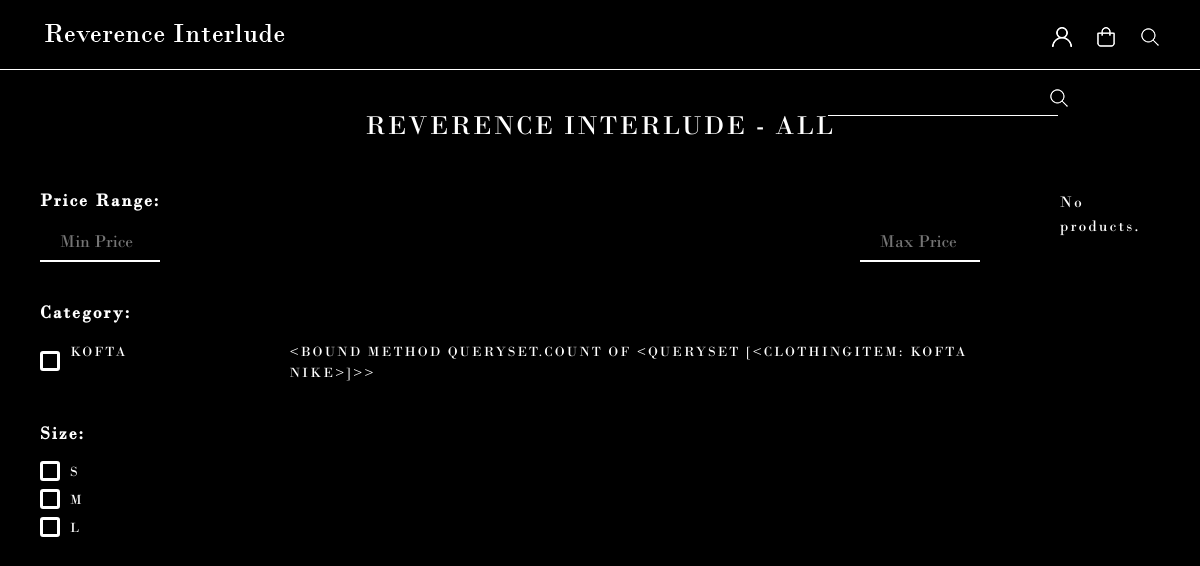
The app's page /, older data.
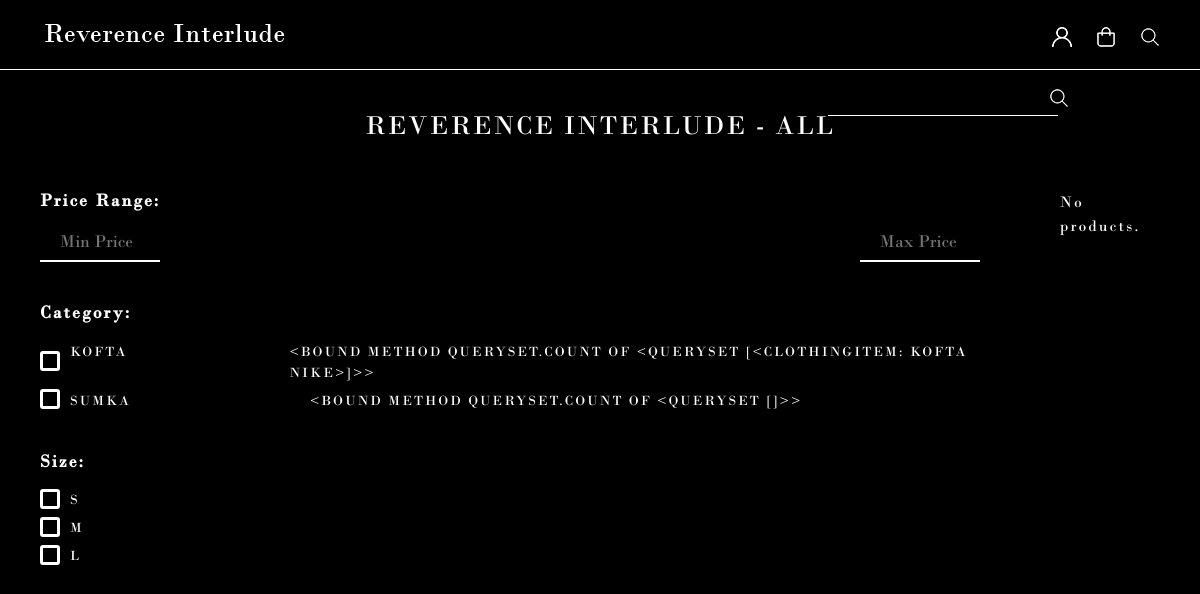
The same page, newer data.
### main/models.py (models this page shows, shortened)
class Category(models.Model):
    name = models.CharField(max_length=255, unique=True)
    slug = models.SlugField(unique=True)
    class Meta:
        ordering = ['name']
        indexes = [models.Index(fields=['name'])]
        verbose_name = 'category'
        verbose_name_plural = 'categories'
    def get_item_count(self):
        return ClothingItem.objects.filter(category = self).count

class ClothingItem(models.Model):
    name = models.CharField(max_length=255)
    slug = models.SlugField(unique=True)
    available = models.BooleanField(default=True)
    sizes = models.ManyToManyField(Size, through='ClothingItemSize',
                                related_name='clothing_item', blank=True)
    category = models.ForeignKey(Category, on_delete=models.CASCADE , related_name='clothing_items')
    description = models.TextField(max_length=500, blank=True)
    image = models.ImageField(upload_to='procuct/%Y/%m/%d' ,blank=True)
    created_at = models.DateTimeField(auto_now_add= True, null = True)
    updated_at = models.DateTimeField(auto_now=True, )
    price = models.DecimalField(max_digits=20, decimal_places=2)
    discount = models.DecimalField(max_digits=5,decimal_places=2)
    def __str__(self):
        return self.name

class Size(models.Model):
    name = models.CharField(max_length=10, unique=True)

### main/views.py (the view)
# urls.py: path('', CatalogView.as_view(), name = 'catalog'),
class CatalogView(ListView):
    model = ClothingItem
    template_name = 'main/product/list.html'
    context_object_name = 'cloting_items'
    def get_queryset(self):
        queryset = super().get_queryset()
        category_slugs= self.request.GET.getlist('category')
        size_names = self.request.GET.getlist('size')
        min_price = self.request.GET.get('min_price')
        max_price = self.request.GET.get('max_price')
        if category_slugs:
            queryset = queryset.filter(category__slug__in = category_slugs)
        if size_names:
            queryset= queryset.filter(
                Q(sizes__name__in = size_names) & Q(sizes__clothingitemsize__available = True)
            ).distinct()
        if min_price:
            queryset = queryset.filter(price__gte = min_price)
        if max_price:
            queryset = queryset.filter(price__lte = max_price)
        return queryset
    def get_context_data(self, **kwargs):
        context  = super().get_context_data(**kwargs)
        context['categories'] = Category.objects.all()
        context['sizes'] = Size.objects.all()
        context['selected_categories'] = self.request.GET.getlist('category')
        context['selected_sizes'] = self.request.GET.getlist('size')
        context['min_price'] = self.request.GET.get('min_price', '')
        context['max_price'] = self.request.GET.get('max_price', '')
        return context

### main/templates/main/product/list.html (shortened to what this page needs)
{% extends "main/base.html" %}
{% load static %}
{% block content %}
    <h1 class="rev-head text-uppercase" id="reverence-title">Reverence interlude - ALL</h1>
    <div class="catalog d-flex">
        <form action="{% url "main:catalog" %}" method="get" class="sidebar" id="filter-form">
            <h4 class="price-head">Price Range:</h4>
            <div class="price-range d-flex justify-content-between">
                <input type="number" name="min_price" id="min_price" placeholder="Min Price" value="{{ request.GET.min_price }}" oninput="debounceApplyFilters()">
                <input type="number" name="max_price" id="max_price" placeholder="Max Price" value="{{ request.GET.max_price }}" oninput="debounceApplyFilters()">
            </div>
            <h4 class="category-head">Category:</h4>
            {% for category in categories %}
                <div class="category-option">
                    <label for="category-{{ category.slug }}" class="d-flex">
                        <div class="category-name">{{ category.name }}</div> <div class="category-len">{{ category.get_item_count }}</div>
                    </label>
                </div>
            {% endfor %}
            <h4 class="size-head">Size:</h4>
            {% for size in sizes %}
                <div class="category-option">
                    <label for="size-{{ size.name }}">{{ size.name }}</label>
                </div>
            {% endfor %}
        </form>
        <div class="product-list">
            <div class="card-container d-flex flex-wrap">
                {% for item in clothing_items %}
                    <div class="card">
                        <a href="{% url "main:clothing_item_detail" item.slug %}" class="card-on-catalog">
                            {% if item.image %}
                                <img src="{{ item.image.url }}" alt="{{ item.name }}" class="product-image">
                            {% endif %}
                            <div class="card-info">
                                <h5>{{ item.name }}</h5>
                                {% if item.discount %}
                                    <div class="cart-discount d-flex gap-2">
                                        <p class="line price-on-card">${{ item.price }}</p>
                                        <p class="price">${{ item.get_price_with_discount|floatformat:2 }}</p>
                                    </div>
                                {% else %}
                                    <p class="detail-price">
                                        ${{ item.price }}
                                    </p>
                                {% endif %}
                            </div>
                        </a>
                    </div>
                {% empty %}
                    <p>No products.</p>
                {% endfor %}
            </div>
        </div>
    </div>
{% endblock content %}

Row changes from the older to the newer data that the page shows:
added Category: name "SUMKA", get_item_count "<BOUND METHOD QUERYSET.COUNT OF <QUERYSET []>>"
